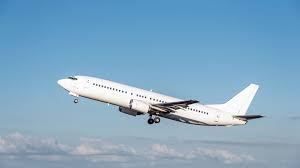
%> input picture entrainement/avions/1.jfif, 300 x 168 px; its folder holds only this picture in this run
$ octave read.m   (GNU Octave 9; MATLAB toolbox functions it lacks are replaced by stand-ins)
%> lines starting %> are read from the running program, lines starting %| are printed output that depends on the picture
%> further down, A is the input picture: size 168x300x3 uint8; mean R, G, B 129.8, 168.3, 195.7
### key_points.m
%this software computes the keypoints in SIFT algorithm and save the rsult
%in extrema variable
% I--> the input image should be a color(rgb) image

function exterma = key_points(I)
I1 = I; % initial image

%I = imread('Image');
I = double(rgb2gray(I));
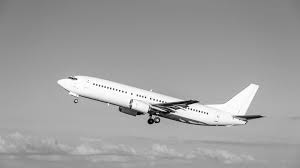
%> I: size 168x300 double; min 0, max 255, mean 159.9
I = I/max(max(I));  % image should be in [0 1]

[M,N,C] = size(I) ;
%> M = 168; N = 300; C = 1

% Lowe's choices
S = 3 ;
omin = -1 ; % first octave -1 means I should be doublsized for first octave
O = floor(log2(min(M,N))) - omin - 4 ; % Up to 16x16 images
%> O = 4
% we can decrease the 1.6 for some images to reach better esults
sigma0 = 1.6*2^(1/S) ; % this sigma is for the image in real size
% and 1.6 is for doublsized image in first octave
sigman = 0.5 ; % antialiasing filter sigma
thresh = 0.006; % it was .03 in Lowe's paper ,we changed it to .006 here
r = 10 ;

%calculate Guassian images in different scales and octave
GS = gaussianss(I,O,S,omin,-1,S+1,sigma0) ;
%*************************************************************
%calculate DOG images
for o=1:GS.O %all the octaves
  [M,N,SS] = size(GS.octave{o}) ;
  DOG.octave{o} = zeros(M,N,SS-1) ;
  for s=1:SS-1
    DOG.octave{o}(:,:,s) = ...
        GS.octave{o}(:,:,s+1) - GS.octave{o}(:,:,s) ;
  end
end
%********************************************************
%******** imshow DOG images  you can comment this*******
% for o=1:GS.O %all the octaves
%   for s=1:SS-1
%     imshow(DOG.octave{o}(:,:,s),[])
%     pause(1)
%
%   end
% end
%*************************************************************

%finding key points
exterma = zeros(2,1);
for o = 1:GS.O
    for s = 2:SS-2
        sig = 1.6*2^(o-1)*(2^(1/S))^s;
        current_DOG = DOG.octave{o}(:,:,s);
        down_DOG = DOG.octave{o}(:,:,s-1);
        up_DOG = DOG.octave{o}(:,:,s+1);
 	    extr = search_exterm(up_DOG,down_DOG,current_DOG) ;%find extremum
        if extr(1,1)
            %accurate localization to subpixel and eliminate some unsuitable
            %points
            extr = localize_eliminate(extr,up_DOG,down_DOG,current_DOG ,thresh,r);
            if extr(1,1)
                extr = 2^(o-1+GS.omin) *extr; %stor key points
                exterma = [exterma extr];

            end
       end

    end

end

figure
subplot(211)
imshow(I1)

subplot(212)
imshow(I,[])
hold on
plot(exterma(2,:),exterma(1,:),'r+','LineWidth',2)
disp(GS.O)
end

%**************************************************************************
function SS = gaussianss(I,O,S,omin,smin,smax,sigma0)
%> called with O = 4, S = 3, omin = -1, smin = -1, smax = 4, sigma0 = 2.02
%smax--> maximum scale(here it is 4)
%smin--> minimum scale(here is -1...image shold  be double sized)
%omin--> first octave(here is -1)
%1.6 as sigma0 is considered for omin=-1
% Scale multiplicative step
k = 2^(1/S) ;
dsigma0 = sigma0 * sqrt(1 - 1/k^2) ; % Scale step factor
sigman  = 0.5 ;                      % Nominal smoothing of the image
% Scale space structure
SS.O          = O ;
%> SS.O = 4
SS.S          = S ;
SS.sigma0     = sigma0 ;
SS.omin       = omin ;
SS.smin       = smin ;
SS.smax       = smax ;
% If mino < 0, multiply the size of the image.
% (The rest of the code is consistent with this.)
if omin < 0
	for o=1:-omin
		I = doubleSize(I) ;
	end
%> this loop made 1 pass
%> pass 1, in gaussianss, `I = doubleSize(I) ;`:
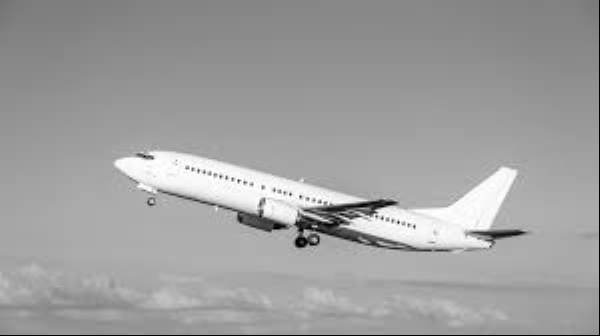
%> I: size 336x600 double; min 0, max 1, mean 0.625
elseif omin > 0
	for o=1:omin
		I = halveSize(I) ;
	end
end
[M,N] = size(I) ;
%> M = 336; N = 600
% Index offset
so = -smin+1 ;
% --------------------------------------------------------------------
%                                                         First octave
% --------------------------------------------------------------------
%
% The first level of the first octave has scale index (o,s) =
% (omin,smin) and scale coordinate
%
%    sigma(omin,smin) = sigma0 2^omin k^smin
%
% The input image I is at nominal scale sigman. Thus in order to get
% the first level of the pyramid we need to apply a smoothing of
%
%   sqrt( (sigma0 2^omin k^smin)^2 - sigman^2 ).
%
% As we have pre-scaled the image omin octaves (up or down,
% depending on the sign of omin), we need to correct this value
% by dividing by 2^omin, getting
%e
%   sqrt( (sigma0 k^smin)^2 - (sigman/2^omin)^2 )
%
if(sigma0 * 2^omin * k^smin < sigman)
	warning('The nominal smoothing exceeds the lowest level of the scale space.') ;
end
SS.octave{1} = zeros(M,N,smax-smin+1) ;% we have 6 scale in each octave
SS.octave{1}(:,:,1)  = gauss_filter(I,sqrt((sigma0*k^smin)^2 ...
    - (sigman/2^omin)^2));
%> in gauss_filter, `im=imfilter(image,G,'same');`:
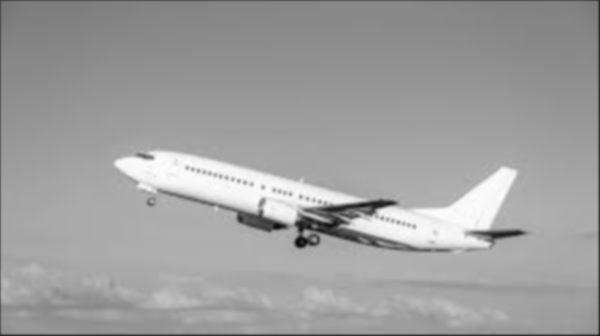
%> im: size 336x600 double; min 0.0417, max 0.996, mean 0.623
%HOSSEIN   imsmooth(I, ...
	%sqrt((sigma0*k^smin)^2  - (sigman/2^omin)^2)) ;% sigman and sigma0 applyed simutnously
    %Not that sigma0 for first octave(double sized image state) is
    %1.6-->1.6*k*k^smin and smin=-1
for s=smin+1:smax
	% Here we go from (omin,s-1) to (omin,s). The extra smoothing
	% standard deviation is
	%
	%  (sigma0 2^omin 2^(s/S) )^2 - (simga0 2^omin 2^(s/S-1/S) )^2
	%
	% Aftred dividing by 2^omin (to take into account the fact
  % that the image has been pre-scaled omin octaves), the
  % standard deviation of the smoothing kernel is
  %
	%   dsigma = sigma0 k^s sqrt(1-1/k^2)
  %
	dsigma = k^s * dsigma0 ;% smooth Image in prevous scale and just use dsigma
	SS.octave{1}(:,:,s +so) =gauss_filter...
        (squeeze(SS.octave{1}(:,:,s-1 +so)), dsigma);
	%HOSSEIN	imsmooth(squeeze(SS.octave{1}(:,:,s-1 +so)), dsigma )  ;
end
%> this loop made 5 passes
%> pass 3, in gauss_filter (call 4), `im=imfilter(image,G,'same');`:
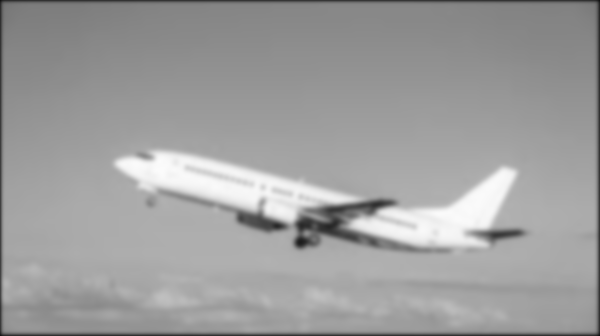
%> im: size 336x600 double; min 0.062, max 0.987, mean 0.619
%> after the loop, SS = {O 4, S 3, sigma0 2.02, omin -1, smin -1, smax 4}
% --------------------------------------------------------------------
%                                                        Other octaves
% --------------------------------------------------------------------
for o=2:O
	% We need to initialize the first level of octave (o,smin) from
	% the closest possible level of the previous octave. A level (o,s)
  % in this octave corrsponds to the level (o-1,s+S) in the previous
  % octave. In particular, the level (o,smin) correspnds to
  % (o-1,smin+S). However (o-1,smin+S) might not be among the levels
  % (o-1,smin), ..., (o-1,smax) that we have previously computed.
  % The closest pick is
  %
	%                       /  smin+S    if smin+S <= smax % for me it is
	%                       statisfied all the time
	% (o-1,sbest) , sbest = |
	%                       \  smax      if smin+S > smax
	%
	% The amount of extra smoothing we need to apply is then given by
	%
	%  ( sigma0 2^o 2^(smin/S) )^2 - ( sigma0 2^o 2^(sbest/S - 1) )^2
	%
  % As usual, we divide by 2^o to cancel out the effect of the
  % downsampling and we get
  %
	%  ( sigma 0 k^smin )^2 - ( sigma0 2^o k^(sbest - S) )^2
  %
	sbest = min(smin + S, smax) ;
	TMP = halveSize(squeeze(SS.octave{o-1}(:,:,sbest+so))) ;
	target_sigma = sigma0 * k^smin ;
	  prev_sigma = sigma0 * k^(sbest - S) ;

	if (target_sigma > prev_sigma)
          TMP =gauss_filter(TMP, sqrt(target_sigma^2 - prev_sigma^2));
    end


	[M,N] = size(TMP) ;

	SS.octave{o} = zeros(M,N,smax-smin+1) ;
	SS.octave{o}(:,:,1) = TMP ;
	for s=smin+1:smax
		% The other levels are determined as above for the first octave.
		dsigma = k^s * dsigma0 ;
		SS.octave{o}(:,:,s +so) =gauss_filter(squeeze(SS.octave{o}...
            (:,:,s-1 +so)), dsigma);
	end

end
%> this loop made 3 passes
%> pass 2, in halveSize (call 2), `J=I(1:2:end,1:2:end) ;`:
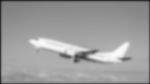
%> J: size 84x150 double; min 0.0607, max 0.979, mean 0.612
%> pass 3, in halveSize (call 3), `J=I(1:2:end,1:2:end) ;`:
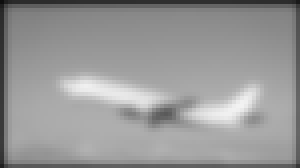
%> J: size 42x75 double (shown 4 times larger); min 0.0581, max 0.953, mean 0.596
end
% -------------------------------------------------------------------------
%                                                       Auxiliary functions
% -------------------------------------------------------------------------
function J = doubleSize(I)
[M,N]=size(I) ;
J = zeros(2*M,2*N) ;
J(1:2:end,1:2:end) = I ;
J(2:2:end-1,2:2:end-1) = ...
	0.25*I(1:end-1,1:end-1) + ...
	0.25*I(2:end,1:end-1) + ...
	0.25*I(1:end-1,2:end) + ...
	0.25*I(2:end,2:end) ;
J(2:2:end-1,1:2:end) = ...
	0.5*I(1:end-1,:) + ...
    0.5*I(2:end,:) ;
J(1:2:end,2:2:end-1) = ...
	0.5*I(:,1:end-1) + ...
    0.5*I(:,2:end) ;
end
function J = halveSize(I)
J=I(1:2:end,1:2:end) ;
end
%*************************************************************************
%**************************************************************************
function im=gauss_filter(image,sigma)
G = fspecial('gaussian',[5 5],sigma);
im=imfilter(image,G,'same');
end
%**************************************************************************
%**************************************************************************
% [49 lines left out: function localize_eliminate, not called in this run]
%**************************************************************************
%**************************************************************************
% [33 lines left out: function search_exterm, not called in this run]
%**************************************************************************

### read.m
clear all;
clc;
close all;

%% Parameters

path_avions = 'entrainement/avions';

final_img = [];
nb_img = 3;
len = 8;

for i = 1:nb_img
    s = sprintf('entrainement/avions/%d.jfif',i);
    A = imread(s);
%     figure(i);
%     imshow(A);
    key_points_res = key_points(A);
%> the loop in key_points, `for o=1:GS.O` made 4 passes
%> (M, N) on passes 1 to 4: (336, 600), (168, 300), (84, 150), (42, 75)
%> the loop in key_points, `for o = 1:GS.O` made 4 passes
%> after the loop in key_points, `for o = 1:GS.O`: exterma = 12 columns, first 8: [0 104.5 152 157 162 97 82 84; 0 170 98 12 228.5 134.5 99 108]
%| 4
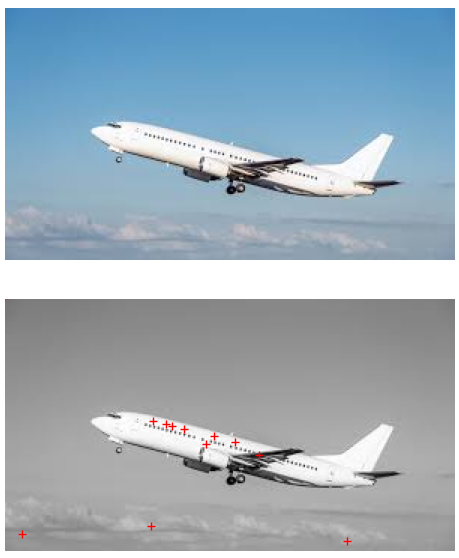
%> figure redrawn from the program's plot data, 2 panels
%> key_points_res has the same summary as exterma in key_points
%> (the run ends here)
